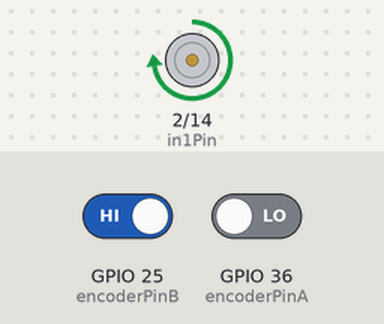
A sketch run on a simulated ESP32. On the bench: motor-driver pin pairs drawn as motors (green arrow = first pin HIGH = forward, orange = second pin HIGH = backward, longer = more drive, scaled by the enable pin). Inputs (shaded band) come from the test bench; at power-on: GPIO 25 (encoderPinB) HIGH, GPIO 36 (encoderPinA) LOW. What the sketch prints to the serial monitor is not drawn.

Above: at 3.54 s.
Timing chart, 0 to 12.7 s (numbered marks = the images above):
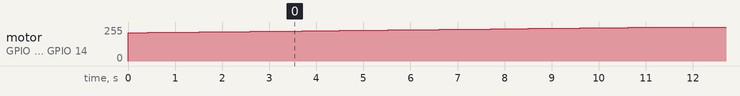

The sketch:

DigitalControl.ino
```cpp
// Pines a los que está conectado el encoder
const int encoderPinA = 36;  // Pin A del encoder (GPIO 36)
const int encoderPinB = 25;  // Pin B del encoder (GPIO 25)

// Pines de control del driver H
const int enablePin = 0;     // Pin de enable del driver H (GPIO 0)
const int in1Pin = 2;       // Pin IN1 del driver H (GPIO 14) - INA
const int in2Pin = 14;        // Pin IN2 del driver H (GPIO 2)  - INB

// Pin del potenciómetro (no utilizado en control de posición PI)
const int potPin = 39;       // Pin del potenciómetro (GPIO 39)

// Configuración PWM
const int pwmChannel = 0;           // Canal PWM (0-15)
const int pwmFreq = 1000;           // Frecuencia PWM en Hz
const int pwmResolution = 8;        // Resolución PWM (8 bits: 0-255)

// Variables de control
float setpoint = 90.0;                // Setpoint para la posición en grados
float error = 0.0;
float prev_error = 0.0;
float u = 0.0;
float prev_u = 0.0;

// Coeficientes de la ecuación de diferencias del controlador PI
const float c1 = 0.11121385;
const float c2 = 0.11118615;

// Variables de posición
float degrees_pos = 0.0;
float radians_pos = 0.0;

// Variables para el conteo de pulsos y dirección
volatile long encoderPulses = 0;       // Contador de pulsos
volatile int lastEncoderAState = LOW;  // Último estado de la señal A
volatile int lastEncoderBState = LOW;  // Último estado de la señal B

// Variables de tiempo para el bucle de control
unsigned long previousMillis = 0;
const unsigned long interval = 10; // Intervalo del bucle de control en milisegundos

/**
 * @brief ISR para manejar los cambios en el pin A del encoder.
 */
void IRAM_ATTR encoderAISR() {
  int currentStateA = digitalRead(encoderPinA);
  int currentStateB = digitalRead(encoderPinB);

  if (currentStateA != lastEncoderAState) {
    if (currentStateA == HIGH) {
      if (currentStateB == LOW) {
        encoderPulses++;
      } else {
        encoderPulses--;
      }
    } else {
      if (currentStateB == HIGH) {
        encoderPulses++;
      } else {
        encoderPulses--;
      }
    }
    lastEncoderAState = currentStateA;
  }
}

/**
 * @brief ISR para manejar los cambios en el pin B del encoder.
 */
void IRAM_ATTR encoderBISR() {
  int currentStateA = digitalRead(encoderPinA);
  int currentStateB = digitalRead(encoderPinB);

  if (currentStateB != lastEncoderBState) {
    if (currentStateB == HIGH) {
      if (currentStateA == HIGH) {
        encoderPulses++;
      } else {
        encoderPulses--;
      }
    } else {
      if (currentStateA == LOW) {
        encoderPulses++;
      } else {
        encoderPulses--;
      }
    }
    lastEncoderBState = currentStateB;
  }
}

/**
 * @brief Configuración inicial del sistema.
 */
void setup() {
  // Configura los pines del encoder como entradas
  pinMode(encoderPinA, INPUT);
  pinMode(encoderPinB, INPUT);

  // Configura los pines del driver H como salidas
  pinMode(enablePin, OUTPUT);
  pinMode(in1Pin, OUTPUT);
  pinMode(in2Pin, OUTPUT);

  // Configuración inicial del motor: detenido (ambos pines en HIGH para frenado rápido)
  digitalWrite(in1Pin, HIGH);
  digitalWrite(in2Pin, HIGH);
  ledcWrite(pwmChannel, 0); // PWM apagado inicialmente

  // Inicializa la comunicación serial
  Serial.begin(115200);

  // Adjunta interrupciones a los canales A y B del encoder
  attachInterrupt(digitalPinToInterrupt(encoderPinA), encoderAISR, CHANGE);
  attachInterrupt(digitalPinToInterrupt(encoderPinB), encoderBISR, CHANGE);

  // Configura el canal PWM
  ledcSetup(pwmChannel, pwmFreq, pwmResolution);
  ledcAttachPin(enablePin, pwmChannel);
}

/**
 * @brief Bucle principal que ejecuta el control de posición.
 */
void loop() {
  delay(10);
  encoderPulses = 0;
  unsigned long currentMillis = millis();

  // Verifica si ha pasado el intervalo de tiempo para ejecutar el control
  if (currentMillis - previousMillis >= interval) {
    previousMillis += interval;

    // Lee la cantidad actual de pulsos del encoder de forma atómica
    long pulses;
    noInterrupts();
    pulses = encoderPulses;
    interrupts();

    // Calcula la posición en grados y radianes (contando indefinidamente)
    degrees_pos = pulses * (360.0 / 400.0);
    radians_pos = degrees_pos * (PI / 180.0);

    // Calcula el error entre el setpoint y la posición actual
    error = setpoint - degrees_pos;

    // Calcula el control u(n) usando la ecuación de diferencias del PI
    u = prev_u + c1 * error - c2 * prev_error;

    // Limita u al rango [-12V, +12V]
    if (u > 12.0) u = 12.0;
    if (u < -12.0) u = -12.0;

    // Determina la dirección y el valor PWM basado en u
    float dutyCyclePercent = 0.0; // Variable para almacenar el ciclo de trabajo en %

    if (u > 0.0) {
      // Dirección hacia adelante (INA en HIGH, INB en LOW)
      digitalWrite(in1Pin, HIGH);
      digitalWrite(in2Pin, LOW);
      // Mapea u de 0-12V a 0-128 (50% duty cycle)
      int pwmValue = map(u * 100, 0, 1200, 0, 256); // Multiplico por 100 para mayor precisión
      // Calcula el ciclo de trabajo en porcentaje
      dutyCyclePercent = ((float)pwmValue / 256.0) * 100.0; // 128 ≈ 50%
      pwmValue = constrain(pwmValue, 0, 256);
      ledcWrite(pwmChannel, pwmValue);

    }
    else if (u < 0.0) {
      // Dirección inversa (INA en LOW, INB en HIGH)
      digitalWrite(in1Pin, LOW);
      digitalWrite(in2Pin, HIGH);
      // Mapea |u| de 0-12V a 0-128 (50% duty cycle)
      int pwmValue = map(-u * 100, 0, 1200, 0, 256); // Multiplico por 100 para mayor precisión
      // Calcula el ciclo de trabajo en porcentaje
      dutyCyclePercent = ((float)pwmValue / 256.0) * 100.0; // 128 ≈ 50%
      pwmValue = constrain(pwmValue, 0, 256);
      ledcWrite(pwmChannel, pwmValue);
    }
    else {
      // Detiene el motor: ambas entradas en HIGH para frenado rápido
      digitalWrite(in1Pin, HIGH);
      digitalWrite(in2Pin, HIGH);
      ledcWrite(pwmChannel, 0);
      dutyCyclePercent = 0.0;
    }

    // Actualiza las variables para el siguiente ciclo
    prev_u = u;
    prev_error = error;

    // Muestra la información relevante por el monitor serial
    Serial.print("Setpoint: ");
    Serial.print(setpoint);
    Serial.print(" | Pulsos: ");
    Serial.print(pulses);
    Serial.print(" | Posición: ");
    Serial.print(degrees_pos);
    Serial.print(" grados | ");
    Serial.print(radians_pos);
    Serial.print(" radianes | ");
    Serial.print("Control u: ");
    Serial.print(u);
    Serial.print(" V | Duty Cycle: ");
    Serial.print(dutyCyclePercent, 2); // Imprime con 2 decimales
    Serial.println(" %");
  }
}


//Velocidad motor: 1600RPM = 26.6RPS
//Frecuencia máxima del encoder: 26.6RPS * 64CPR = 1706.6Hz
//Esto implica un Tmin entre pulsos de 58.6ms
```

Measured:
- by itself, motor on GPIO 2 (in1Pin) / GPIO 14 (in2Pin): moves from stopped to forward 255/255 over 11.2 s
